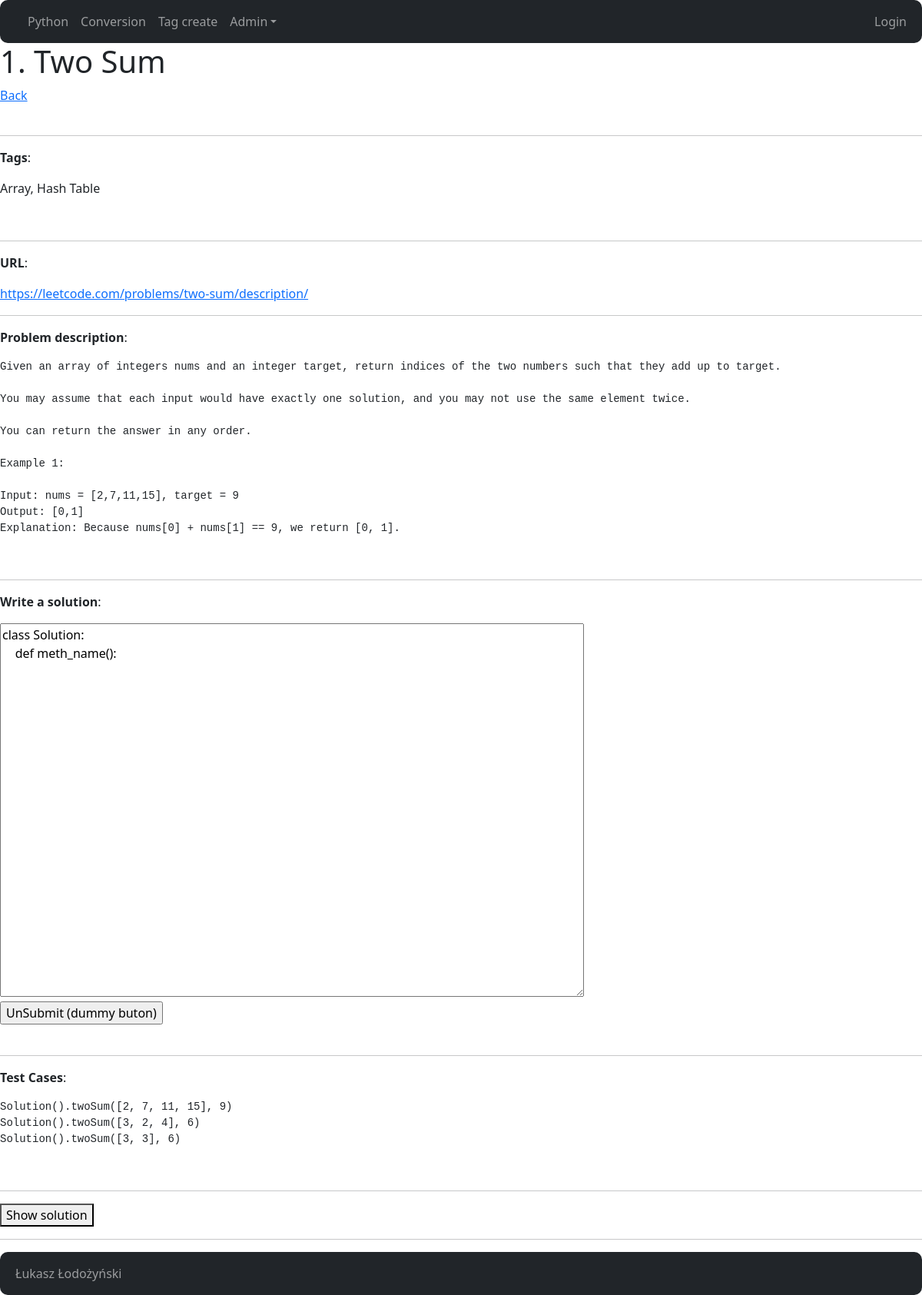
The page /python/1/ on the database as committed earlier.
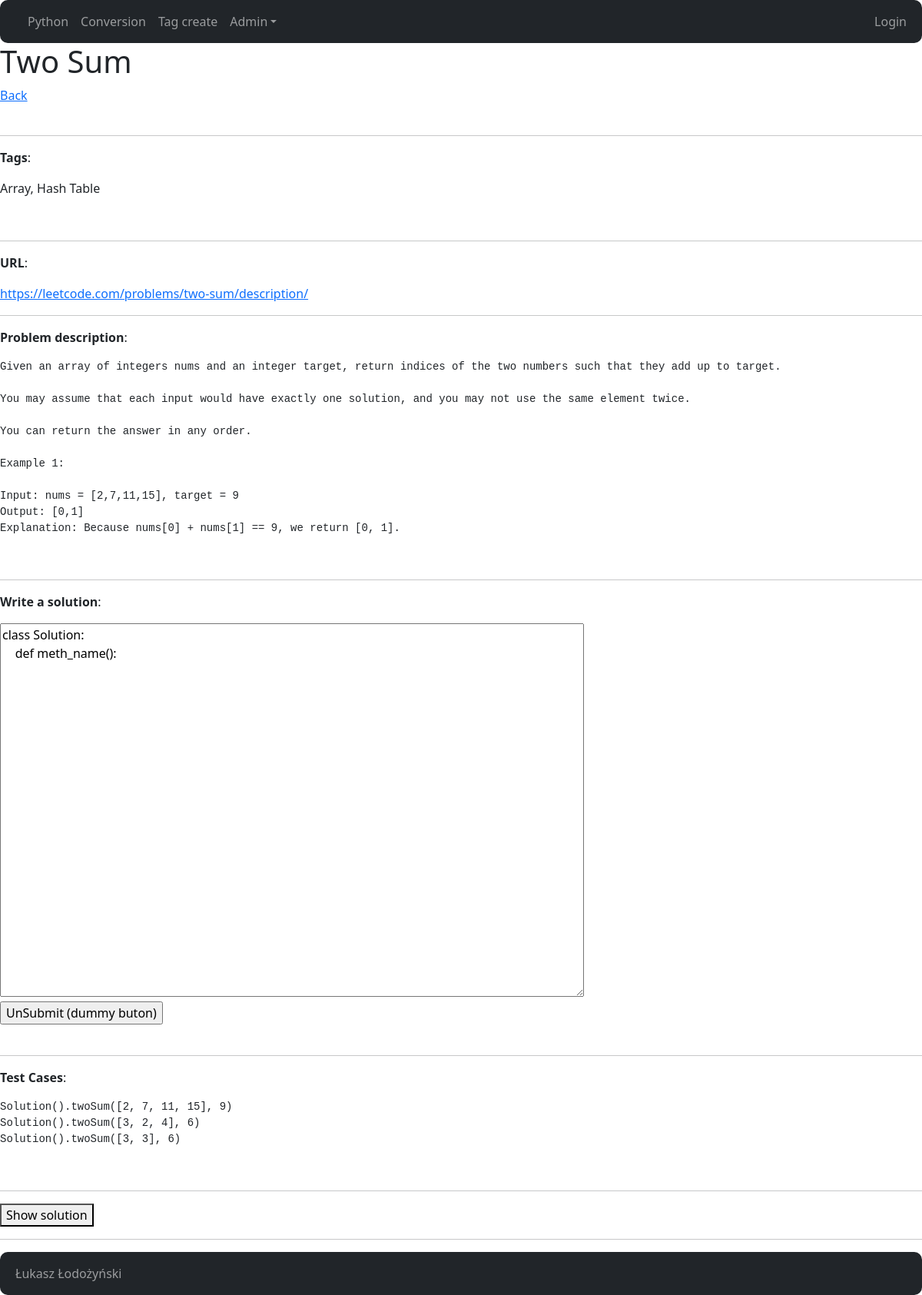
The same page on the database as committed later.
### python_problems/models.py (models this page shows, shortened)
class Problem(models.Model):
    tags        = models.ManyToManyField("Tag")
    title       = models.CharField(max_length=200)
    url         = models.CharField(max_length=200)
    description = models.TextField(blank=False, null=False)
    is_solved   = models.BooleanField(default=False)
    solution    = models.TextField(blank=True, null=True)
    testcase    = models.TextField(blank=True, null=True)

### python_problems/views.py (the view)
# urls.py: path("<int:pk>/", views.DetailView.as_view(), name="detail"),
class DetailView(generic.DetailView):
    model = Problem
    def get_context_data(self, **kwargs):
        context = super(DetailView, self).get_context_data(**kwargs)
        problem = self.get_object()
        context["tags"] = problem.tags.values_list("name", flat=True)
        return context

### python_problems/templates/python_problems/problem_detail.html (shortened to what this page needs)
{% extends "core/base.html" %}
{% block content %}
<h1>{{ problem.title }}</h1>
<a href="{% url "python_problems:index" %}">Back</a>
<br>
<br>
<hr>
<p>
    <b>Tags</b>:
</p>
<p>{{ tags|join:", " }}</p>
<br>
<hr>
<p>
    <b>URL</b>:
</p>
<a href="{{ problem.url }}">{{ problem.url }}</a>
<br>
<hr>
<p>
    <b>Problem description</b>:
</p>
<pre>{{ problem.description }}</pre>
<br>
<hr>
<form action="#">
    <p>
        <label for="code_area">
            <b>Write a solution</b>:
        </label>
    </p>
    <textarea id="code_area" name="code_area" rows="20" cols="80">
class Solution:
    def meth_name():
    </textarea>
    <br>
    <input type="submit" value="UnSubmit (dummy buton)">
</form>
<br>
<hr>
<p>
    <b>Test Cases</b>:
</p>
<pre>{{ problem.testcase }}</pre>
<br>
<hr>
<button onclick="showSolution()">Show solution</button>
<br>
<hr>
{% endblock content %}

Rows that differ between the two databases and show on the page:
changed Problem "https://leetcode.com/problems/two-sum/description/": title "1. Two Sum" → "Two Sum"
